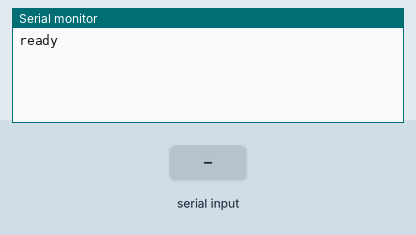
Recording of a sketch running on a simulated Arduino Uno, built with avr-gcc and run on an emulated ATmega328P. On the bench: the last lines printed to the serial monitor. The inputs (shaded band) are chosen by the test bench.

Above: at 1.2 s.
1.3 s: "1" received over Serial
At 4.0 s:
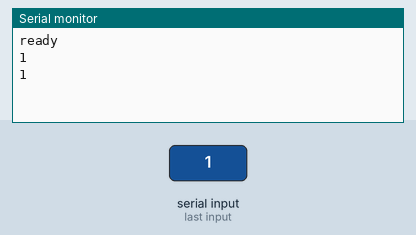
4.3 s: "0" received over Serial
At 5.6 s:
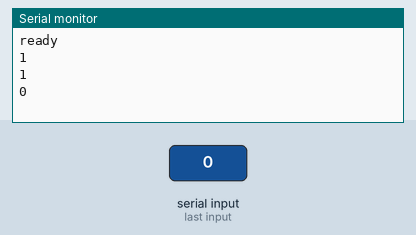
5.8 s: "2" received over Serial
At 9.2 s:
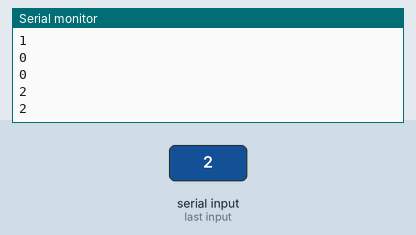
Timing chart, 0 to 10.7 s (numbered marks = the images above; inputs shaded):
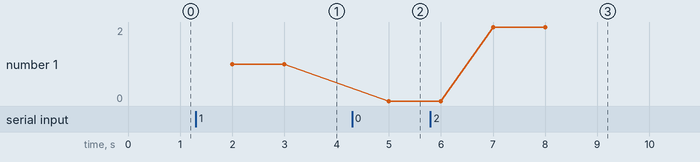

Measured:
- after the input at 1.3 s, the serial monitor: prints a new line after 0.70 s (image 1)
- after the input at 4.3 s, the serial monitor: prints a new line after 0.70 s (image 2)
- after the input at 5.8 s, the serial monitor: prints a new line after 1.2 s (image 3)
- plotted number 1: 1 → 0 after the input at 4.3 s, 0 → 2 after the input at 5.8 s

The sketch:

string_in_serial_monitor.ino
```cpp
String incomingdata ="";
String temp ="";
char var;

void setup()
{
 Serial.begin(9600);
 Serial.println("ready");
}

void loop()
{
 while(Serial.available())
{
 var=Serial.read();
 temp=String(var);
 incomingdata += temp;
}
 Serial.println(incomingdata);
 delay(1000);

 if(incomingdata!="")
 {
   Serial.println(incomingdata);
   delay(1000);
  incomingdata="";
 }
}
```
